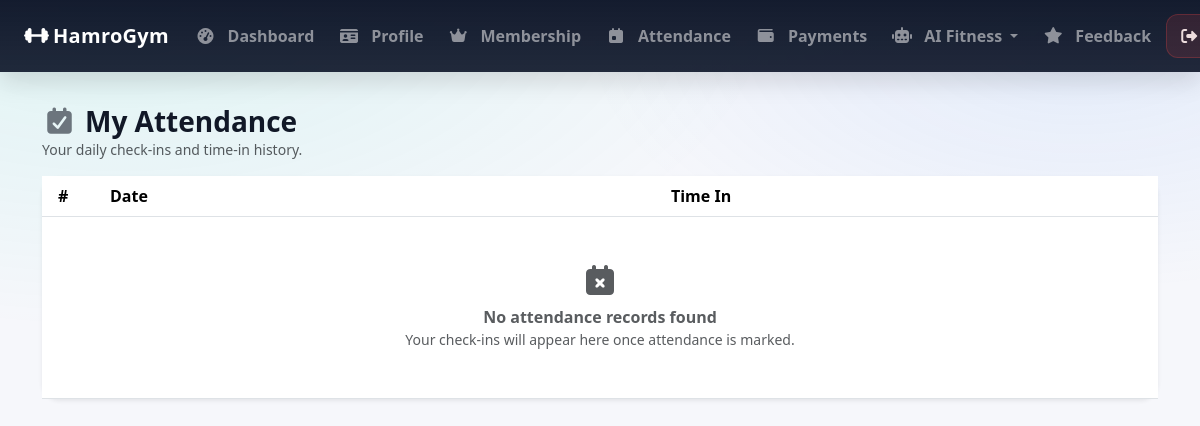
The page /member_attendance/ (signed in) on the database as committed earlier.
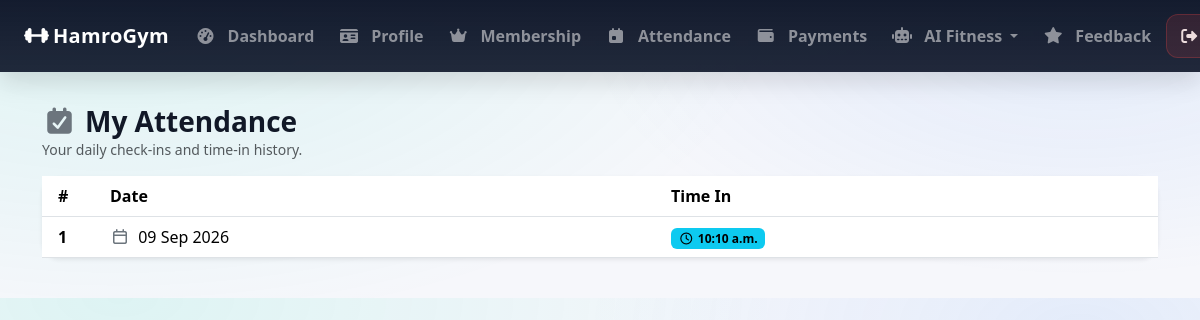
The same page on the database as committed later.
### GymApp/models.py (models this page shows, shortened)
class Attendance(models.Model):
    member = models.ForeignKey(
        MemberProfile,
        on_delete=models.CASCADE,
        related_name='attendances'
    )
    date = models.DateField(default=timezone.now)
    time_in = models.TimeField(null=True, blank=True) # time when member checked in
    class Meta:
        unique_together = ('member', 'date') # ensure one attendance record per member per day

### GymApp/views.py (the view)
# urls.py: path('member_attendance/', member_attendance, name='member_attendance'),
@member_required
def member_attendance(request):
    member_profile = MemberProfile.objects.get(user=request.user)
    attendances = Attendance.objects.filter(member=member_profile).order_by('-date')
    return render(request, 'member_attendance.html', {'attendances':attendances})

### GymApp/templates/member_attendance.html (shortened to what this page needs)
{% extends 'base.html' %}
{% block content %}
<div class="d-flex flex-wrap justify-content-between align-items-center gap-2 mb-3">
    <div>
        <h3 class="mb-0 fw-bold">
            <i class="fa-solid fa-calendar-check me-2 text-secondary"></i>My Attendance
        </h3>
        <div class="text-muted small">Your daily check-ins and time-in history.</div>
    </div>
</div>
<div class="card border-0 shadow-sm" style="border-radius:18px;">
    <div class="card-body p-0">
        <div class="table-responsive">
            <table class="table table-hover align-middle mb-0">
                <thead style="background: rgba(15,23,42,.98); color:#fff;">
                <tr>
                    <th class="ps-3" style="width:60px;">#</th>
                    <th style="min-width:170px;">Date</th>
                    <th style="min-width:150px;">Time In</th>
                </tr>
                </thead>
                <tbody>
                {% for a in attendances %}
                    <tr>
                        <td class="ps-3 fw-semibold">{{ forloop.counter }}</td>
                        <td class="text-nowrap">
                            <i class="fa-regular fa-calendar me-1 text-secondary"></i>
                            {{ a.date|date:"d M Y" }}
                        </td>
                        <td class="text-nowrap">
                            {% if a.time_in %}
                                <span class="badge text-bg-info">
                                    <i class="fa-regular fa-clock me-1"></i>{{ a.time_in }}
                                </span>
                            {% else %}
                                <span class="text-muted">-</span>
                            {% endif %}
                        </td>
                    </tr>
                {% empty %}
                    <tr>
                        <td colspan="3" class="text-center py-5">
                            <div class="text-muted">
                                <i class="fa-solid fa-calendar-xmark fa-2x mb-2"></i>
                                <div class="fw-semibold">No attendance records found</div>
                                <div class="small">Your check-ins will appear here once attendance is marked.</div>
                            </div>
                        </td>
                    </tr>
                {% endfor %}
                </tbody>
            </table>
        </div>
    </div>
</div>
{% endblock %}

Rows that differ between the two databases and show on the page:
added Attendance: date "09 Sep 2026", time_in "10:10 a.m."
Other text that changed with them:
text no longer shown: "No attendance records found Your check-ins will appear here once attendance is marked."
